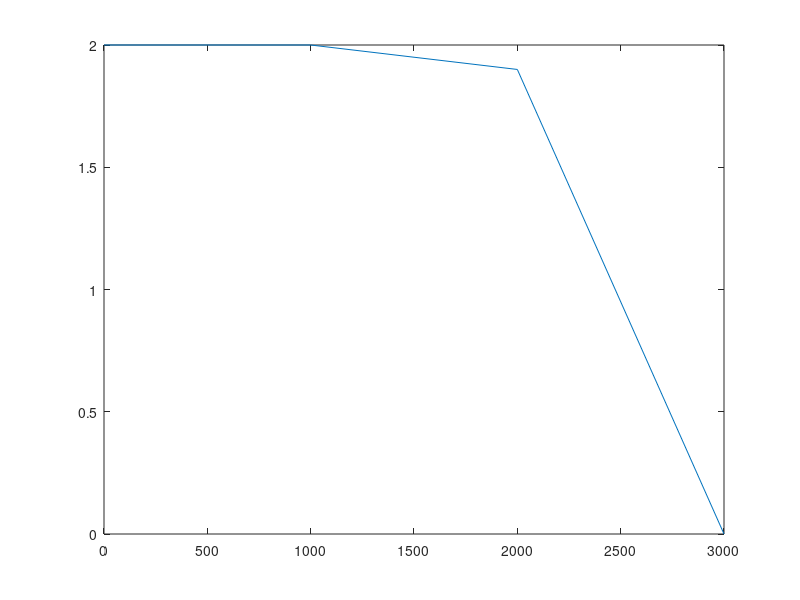

Recreate this plot in MATLAB.
%% single axis example

clc
clear all
close all

%% Parameters

% base
lb = 500; % mm
wb = 25; % mm
tb = 15; % mm

% cursor
t = tb;
w = wb;
l = w;

%% Motor torque curve

% rotational vector
w_m = [0, 1000, 2000, 3000];

% torque of the motor
t_m = [1, 1, 0.95, 0] * 2;

figure
plot(w_m, t_m)
